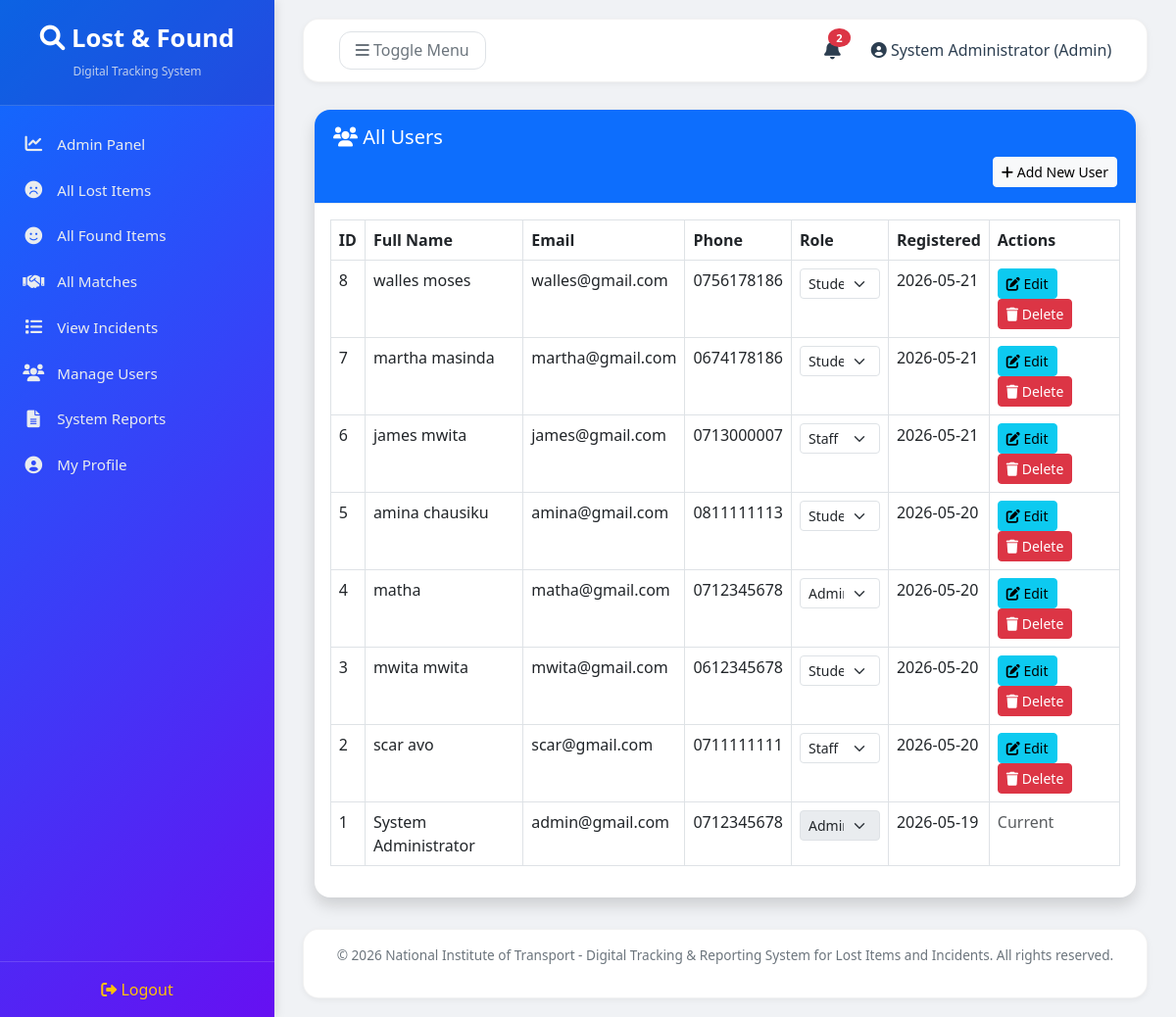
The page /index.php?page=admin/users (signed in) on the database its author committed.
### tables this page shows
CREATE TABLE `users` (
  `id` int(11) NOT NULL,
  `fullname` varchar(100) NOT NULL,
  `email` varchar(100) NOT NULL,
  `password` varchar(255) NOT NULL,
  `phone` varchar(20) DEFAULT NULL,
  `role` enum('student','staff','admin') DEFAULT 'student',
  `created_at` timestamp NOT NULL DEFAULT current_timestamp(),
  `updated_at` timestamp NOT NULL DEFAULT current_timestamp() ON UPDATE current_timestamp()
);

### views/admin/users.php (the view, shortened to what this page needs)
<?php
require_once __DIR__ . '/../layouts/header.php';
$stmt = $pdo->query("SELECT id, fullname, email, phone, role, created_at FROM users ORDER BY created_at DESC");
$users = $stmt->fetchAll();
?>
<div class="container-fluid">
    <div class="card shadow">
        <div class="card-header bg-primary text-white">
            <h5><i class="fas fa-users"></i> All Users</h5>
            <button type="button" class="btn btn-light btn-sm float-end" data-bs-toggle="modal" data-bs-target="#addUserModal">
                <i class="fas fa-plus"></i> Add New User
            </button>
        </div>
        <div class="card-body">
            <div class="table-responsive">
                <table class="table table-bordered" id="usersTable">
                    <thead>
                        <tr><th>ID</th><th>Full Name</th><th>Email</th><th>Phone</th><th>Role</th><th>Registered</th><th>Actions</th></tr>
                    </thead>
                    <tbody>
                        <?php foreach ($users as $user): ?>
                            <tr>
                                <td><?= $user['id'] ?></td>
                                <td><?= htmlspecialchars($user['fullname']) ?></td>
                                <td><?= htmlspecialchars($user['email']) ?></td>
                                <td><?= htmlspecialchars($user['phone']) ?></td>
                                <td>
                                    <form method="POST" action="<?= BASE_URL ?>index.php?page=admin/users&action=update_role" style="display:inline-block">
                                        <select name="role" class="form-select form-select-sm" onchange="this.form.submit()" <?= $user['id'] == $_SESSION['user_id'] ? 'disabled' : '' ?>>
                                            <option value="student" <?= $user['role']=='student'?'selected':'' ?>>Student</option>
                                            <option value="staff" <?= $user['role']=='staff'?'selected':'' ?>>Staff</option>
                                            <option value="admin" <?= $user['role']=='admin'?'selected':'' ?>>Admin</option>
                                        </select>
                                    </form>
                                </td>
                                <td><?= date('Y-m-d', strtotime($user['created_at'])) ?></td>
                                <td>
                                    <?php if ($user['id'] != $_SESSION['user_id']): ?>
                                        <button class="btn btn-sm btn-info" data-bs-toggle="modal" data-bs-target="#editUserModal<?= $user['id'] ?>">
                                            <i class="fas fa-edit"></i> Edit
                                        </button>
                                        <form method="POST" action="<?= BASE_URL ?>index.php?page=admin/users&action=delete" style="display:inline-block" onsubmit="return confirm('Delete this user? All their posts will be removed.')">
                                            <button type="submit" class="btn btn-sm btn-danger"><i class="fas fa-trash"></i> Delete</button>
                                        </form>
                                    <?php else: ?>
                                        <span class="text-muted">Current</span>
                                    <?php endif; ?>
                                </td>
                            </tr>
                        <?php endforeach; ?>
                    </tbody>
                </table>
            </div>
        </div>
    </div>
</div>
<?php require_once __DIR__ . '/../layouts/footer.php'; ?>

### views/layouts/header.php (style rules this page uses)
* { margin: 0; padding: 0; box-sizing: border-box; }
body { background: #f0f2f5; font-family: 'Segoe UI', Tahoma, Geneva, Verdana, sans-serif; }
.page-content .card { border-radius: 16px; border: none; box-shadow: 0 2px 8px rgba(0, 0, 0, 0.05); margin-bottom: 1.5rem; }
.page-content .card-header { background: white; border-bottom: 1px solid #e9ecef; font-weight: 600; padding: 1rem 1.2rem; border-radius: 16px 16px 0 0; }

### rows shown on the page
users: id "8", fullname "walles moses", email "walles@gmail.com", phone "0756178186", role "Student", created_at "2026-05-21"
users: id "7", fullname "martha masinda", email "martha@gmail.com", phone "0674178186", role "Student", created_at "2026-05-21"
users: id "6", fullname "james mwita", email "james@gmail.com", phone "0713000007", role "Staff", created_at "2026-05-21"
users: id "5", fullname "amina chausiku", email "amina@gmail.com", phone "0811111113", role "Student", created_at "2026-05-20"
users: id "4", fullname "matha", email "matha@gmail.com", phone "0712345678", role "Admin", created_at "2026-05-20"
users: id "3", fullname "mwita mwita", email "mwita@gmail.com", phone "0612345678", role "Student", created_at "2026-05-20"
users: id "2", fullname "scar avo", email "scar@gmail.com", phone "0711111111", role "Staff", created_at "2026-05-20"
users: id "1", fullname "System Administrator", email "admin@gmail.com", phone "0712345678", role "Admin", created_at "2026-05-19", shows "Current"

### other values the page prints
$unreadCount "2"
$userName "System Administrator"
$userRole "Admin"
